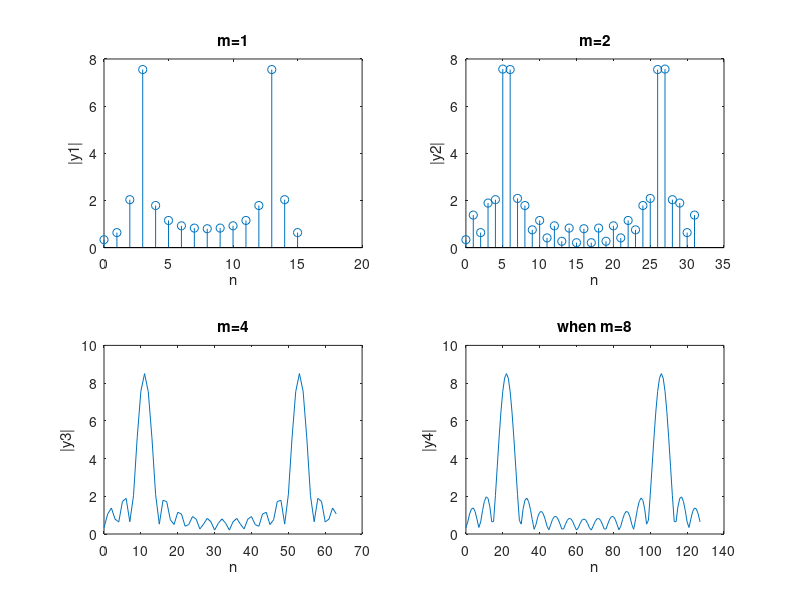

Here is the MATLAB script that generated this plot: (Note: this script raises an error after producing the figure.)
fo=11;
fs=64;
L=16;
n1=0:15;
n2=0:31;
n3=0:63;
n4=0:127;
pn1=cos((2*pi*fo*n1)/fs);
pn2=cos((2*pi*fo*n2)/fs);
pn3=cos((2*pi*fo*n3)/fs);
pn4=cos((2*pi*fo*n4)/fs);
wn1=(0<=n1 & n1<=15);
wn2=(0<=n2 & n2<=15);
wn3=(0<=n3 & n3<=15);
wn4=(0<=n4 & n4<=15);
xn1=pn1.*wn1;
xn2=pn2.*wn2;
xn3=pn3.*wn3;
xn4=pn4.*wn4;
y1=fft(xn1,16);
y2=fft(xn2,32);
y3=fft(xn3,64);
y4=fft(xn4,128);
figure
subplot(2,2,1)
stem(n1,abs(y1));
title('m=1')
xlabel('n');
ylabel('|y1|');
subplot(2,2,2)
stem(n2,abs(y2));
title('m=2')
xlabel('n');
ylabel('|y2|');
subplot(2,2,3)
plot(n3,abs(y3));
title('m=4')
xlabel('n');
ylabel('|y3|');
subplot(2,2,4)
plot(n4,abs(y4));
title('when m=8')
xlabel('n');
ylabel('|y4|');
sgtitle("when fo=11Hz")


